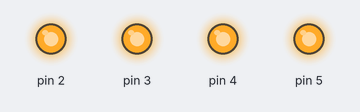
Simulated run of this sketch. Board: Arduino Uno, built with avr-gcc and run on an emulated ATmega328P. On the bench: output pins drawn as LEDs (lit = HIGH).

Above: at 0.1 s.
Timing chart, 0 to 1.6 s (numbered marks = the images above):
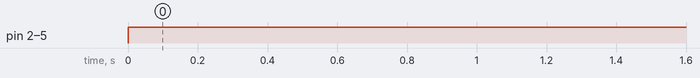

Measured:
- by itself, pin 2–5: LOW → HIGH at 0.00 s

The sketch:

all-4-led-flashing-at-the-same-time.ino
```cpp
/*

  Example : Nous allons utiliser Arduino pour faire le jeu de
  lumière qui va flasher pendant quelque secondes en suivant un rythm donné ( That is the pattern ).

    Les taches à faire ( Video de CPUT_Lesson 02 à 00 : 28 min : 59 Sec ):

        - Please connect LEDs from Pin 2 until Pin 13 ( protected with a 200 Ohms resistor to the Ground ) and turn each of them ON and OFF simultaneously.

		    - Simulate this task on TinkerCad

		    - Build it on the BreadBoard and your code available in the Arduino Microcontroller.

*/

/*
  le code ci-dessous est malgré son bon fonctionnement est une bonne manière de coder.

      NB : En programmation, nous devons toujours eviter la repétition de nos lignes de code.

      - Raison pour laquelle le professeur vous dira :

         - Moins de 6 points à l'elève chaque fois que tu ecriras analogwrite() instruction à l'examen : 6% deduction per analogwrite() instruction
         - Moins de 3 points à l'elève chaque fois que tu ecriras digitalWrite() instruction à l'examen : 3% deduction per digitalWrite() instruction

    Rappel : Toujours laisser l'ordinateur faire les comptes ou répetitions automatique pour vous en utilisans des ' for () {} ' Loop function

*/

/*
    Remarques :

      - On definit le Output Pin - number : qui est juste la borne de connection sur le Arduino Board pour le signal de sortie

      - On designe un interval de bornes de sortie pour les jeux de lumières de couleure verte ( sorties allant de Pin 2 jusqu'à Pin 5 ) en
      utilisant une ' for (feu_vert_de_signalisation = 2; feu_vert_de_signalisation < 6; feu_vert_de_signalisation++) {} ' Loop.


*/
// On definit le Output Pin - number : qui est juste la borne de connection sur le Board pour le signal de sortie :

int feu_vert_de_signalisation;


// The setup routine runs once when you press reset :
void setup() {

  // On designe et initialise un interval de bornes de sortie pour les jeux de lumières de couleure verte ( sorties allant de Pin 2 jusqu'à Pin 5 )
  // Initialize the digital pin 2, pin 3 , pin 4 and pin 5 as an output :

  for (feu_vert_de_signalisation = 2; feu_vert_de_signalisation < 6; feu_vert_de_signalisation++) {
    pinMode(feu_vert_de_signalisation, OUTPUT);
  }

}

void loop() {

  // Assumons que nous voulons allumer toutes nos luimères de couleur verte ensemble :

  for (feu_vert_de_signalisation = 2; feu_vert_de_signalisation < 6; feu_vert_de_signalisation++) {
    digitalWrite(feu_vert_de_signalisation, HIGH);  // Fais que le feu_vert_de_signalisation soit allumé
  }

  delay(1000); // Tu patientes pour 1 seconde qui vaut 1000 millisecondes


}
```
